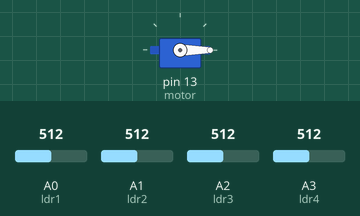
This sketch was run on a simulated Arduino Uno, built with avr-gcc and run on an emulated ATmega328P. On the bench: servo. Inputs (shaded band) come from the test bench; at power-on: A0 (ldr1) = 512, A1 (ldr2) = 512, A2 (ldr3) = 512, A3 (ldr4) = 512.

Above: at 1.2 s.
1.3 s: A0 (ldr1) set to 902
2.8 s: A0 (ldr1) set to 935
At 3.26 s:
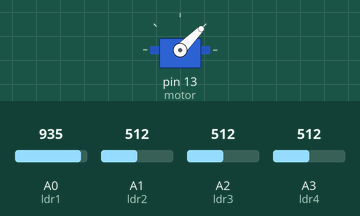
At 5.1 s:
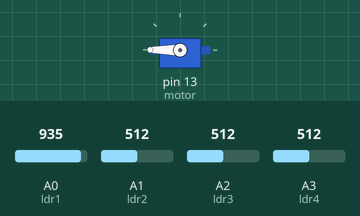
5.8 s: A1 (ldr2) set to 495
At 5.95 s:
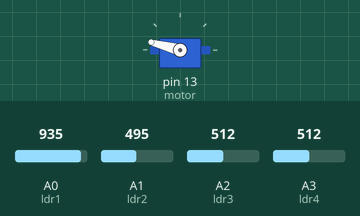
13.4 s: A2 (ldr3) set to 992
Timing chart, 0 to 16.7 s (numbered marks = the images above; inputs shaded):
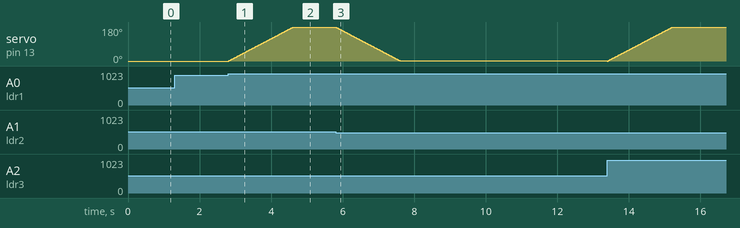

Measured:
- the behaviour switches between 920 and 921 on A0 (ldr1) (found by bisection; images 0 and 1)
- the behaviour switches between 502 and 501 on A1 (ldr2) (found by bisection; images 2 and 3)
- after the input at 1.3 s, every drawn part: stays the same
- after the input at 2.8 s, servo on pin 13 (motor): moves from 0° to 180° over 1.8 s, starting at once
- after the input at 5.8 s, servo on pin 13 (motor): moves from 180° to 1° over 1.8 s, starting at once

The sketch:

ep.ino
```cpp
// Librerías a utilizar
#include <Keypad.h>
#include <Servo.h>

// Configuración de variables para usar el teclado matricial
const byte ROWS = 4; //four rows
const byte COLS = 3; //three columns
char keys[ROWS][COLS] = {
  {'1','2','3'},
  {'4','5','6'},
  {'7','8','9'},
  {'*','0','#'}
};
byte rowPins[ROWS] = {9, 8, 7, 6}; // pines de las filas
byte colPins[COLS] = {5, 4, 3}; // pines de las columnas
// Creamos el objeto del teclado matricial, la librería ya se encarga de leer el valor cuando llamamos a getKey()
Keypad keypad = Keypad( makeKeymap(keys), rowPins, colPins, ROWS, COLS );

// Configuración de variables para las entradas analógicas
const int ldr1 = 0;
const int ldr2 = 1;
const int ldr3 = 2;
const int ldr4 = 3;

// Configuración de variables para controlar el servomotor
const int motor = 13; // pin del servo
int motor_status = 0; // 0: Puerta abierta, 1: Puerta cerrada
Servo servo; // Creamos el objeto del servo

// Variable a usar para leer el sensor, procesar su información y controlar el motor
float ldr1_value = 0;
float ldr2_value = 0;
float ldr3_value = 0;
float ldr4_value = 0;
float ldr_mean = 0.0; // Promedio de los cuatro valores leídos
const float ldr_limit = 60;

void setup(){
  // Configuración de pines de las entradas analógicas de los LDR
  pinMode(ldr1, INPUT);
  pinMode(ldr2, INPUT);
  pinMode(ldr3, INPUT);
  pinMode(ldr4, INPUT);

  // Configuración de los pines del motor y estado inicial de sus variables, empieza en 0 grados.
  servo.attach(motor);
  motor_status = 0;
  servo.write(0);

  // Configuramos el monitor serial
  Serial.begin(9600);
}

void loop(){
  // Lectura de los valores de los LDR
  ldr1_value = analogRead(ldr1);
  ldr1_value = map(ldr1_value, 0, 1023, 0, 100);
  ldr2_value = analogRead(ldr2);
  ldr2_value = map(ldr2_value, 0, 1023, 0, 100);
  ldr3_value = analogRead(ldr3);
  ldr3_value = map(ldr3_value, 0, 1023, 0, 100);
  ldr4_value = analogRead(ldr4);
  ldr4_value = map(ldr4_value, 0, 1023, 0, 100);
  // Cálculo de la media de los valores de los LDR
  ldr_mean = (ldr1_value + ldr2_value + ldr3_value + ldr4_value) / 4;

  // Capturamos la tecla presionada y la leemos
  char key = keypad.getKey();
  if (key){
    // Dependiendo del valor, mostramos el valor del sensor correspondiente
    if (key == '1') {
      Serial.println("LDR elegido: 1");
      Serial.println("Valor: " + String(ldr1_value));
    }else if(key == '2') {
      Serial.println("LDR elegido: 2");
      Serial.println("Valor: " + String(ldr2_value));
    }else if(key == '3') {
      Serial.println("LDR elegido: 3");
      Serial.println("Valor: " + String(ldr3_value));
    } else if(key == '4') {
      Serial.println("LDR elegido: 4");
      Serial.println("Valor: " + String(ldr4_value));
    } else {
      Serial.println("Comando no válido");
    }
  }
  // Si la media es mayor al límite y el motor está abierto, lo cerramos
  if (ldr_mean >= ldr_limit && motor_status == 0){
    motor_status = 1;
    for (int i = 0; i <= 180; i++)
    {
      servo.write(i);
      delay(10);
    }
  }
  // Si la media es menor al límite y el motor está cerrado, lo abrimos
  if (ldr_mean < ldr_limit && motor_status == 1){
    motor_status = 0;
    for (int i = 179; i > 0; i--)
    {
      servo.write(i);
      delay(10);
    }
  }
}
```
